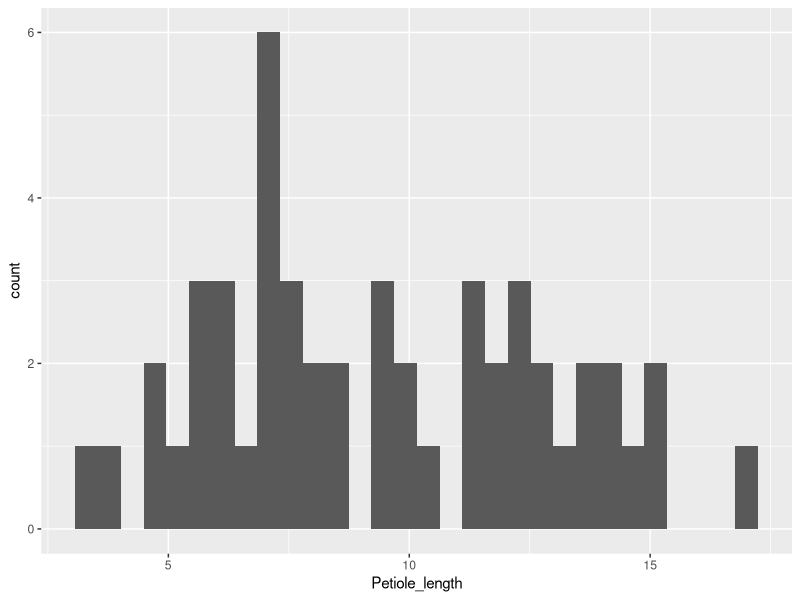

Write the R code that produced this figure.
## ---- chunk 1
rm(list = ls())
library(dplyr)
library(ggplot2)
library(here)
## ---- chunk 2
Leaves <- read.csv(here("Data", "Class_leaf_measurements.csv"), stringsAsFactors = F)
## ---- chunk 3
str(Leaves)
## ---- chunk 4
names(Leaves) <- c("Tree_num", "Species", "Leaf_num", "DBH_cm", "Petiole_length", "Total_lenght_cm", "Middle_lobe_lenght_cm", "Middle_lobe_width_cm", "Person")
## ---- chunk 5
Leaves$Species[121:130] <- "Norway maple"
Leaves$Species[11:20] <- "Red maple"
Leaves$Species[131:140] <- "Red maple"
Leaves$Species[141:150] <- "Sugar maple"
Leaves$Species[21:30] <- "Sugar maple"
Leaves$Species <- as.factor(Leaves$Species)
## ---- chunk 6
fixNorway<-which(Leaves$Species == "Norway Maple"| Leaves$Species == "Norway mapel") #identifies the row numbers that meet a condition
Leaves$Species[fixNorway]<-"Norway maple" #uses indexing to find the rows
unique(Leaves$Species)
## ---- chunk 7
Sugar <- filter(Leaves, Species == "Sugar maple")
Sugar <- subset(Sugar, select = -c(Tree_num, Leaf_num, Person))
## ---- chunk 8
ggplot(Sugar, aes(x=Petiole_length)) + geom_histogram()
